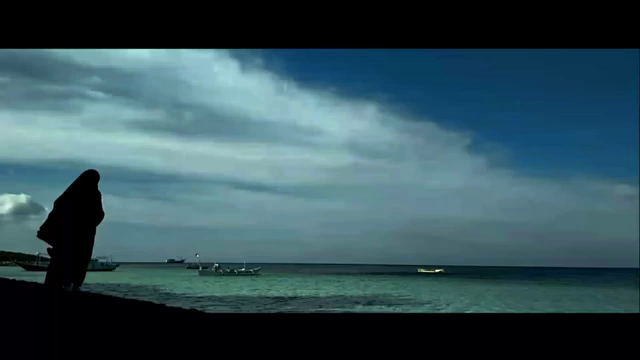
#> input picture frame 0 of P7/input.mp4, 640 x 360 px
$ python ppapa.py
#> lines starting #> are read from the running program, lines starting #| are printed output that depends on the picture

import cv2
import numpy as np
import matplotlib.pyplot as plt

def analisis_segmen(
    nama_video,
    waktu_awal,
    waktu_akhir
):

#> called with nama_video = 'input.mp4', waktu_awal = 0, waktu_akhir = 5
    video = cv2.VideoCapture(nama_video)

    fps = video.get(cv2.CAP_PROP_FPS)

    frame_awal = int(waktu_awal * fps)
    frame_akhir = int(waktu_akhir * fps)

    # Memulai pembacaan pada frame awal
    video.set(
        cv2.CAP_PROP_POS_FRAMES,
        frame_awal
    )

    frame_sebelumnya = None
    nilai_selisih = []

    indeks = frame_awal

    while indeks < frame_akhir:

        berhasil, frame = video.read()
#> frame is the input picture: shape (360, 640, 3); mean B, G, R 89, 80.8, 52.4

        if not berhasil:
            break

        # Mengubah frame menjadi grayscale
        gray = cv2.cvtColor(
            frame,
            cv2.COLOR_BGR2GRAY
        )
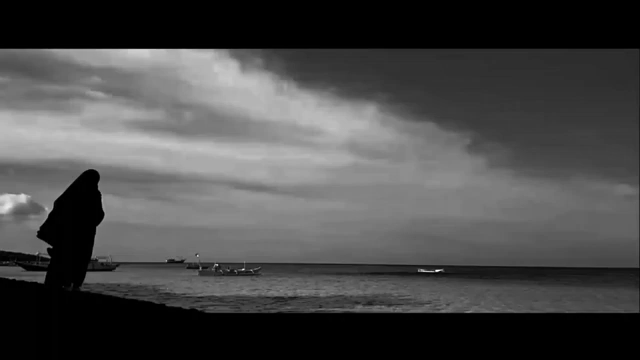
#> gray: shape (360, 640); min 0, max 252, mean 73.2

        if frame_sebelumnya is not None:

            # Menghitung selisih antar-frame
            selisih = cv2.absdiff(
                frame_sebelumnya,
                gray
            )

            rata_rata = np.mean(selisih)

            nilai_selisih.append(rata_rata)

        frame_sebelumnya = gray

        indeks += 1

    video.release()

    return nilai_selisih


# Analisis segmen statis
statis = analisis_segmen(
    "input.mp4",
    0,
    5
)

# Analisis segmen dinamis
dinamis = analisis_segmen(
    "input.mp4",
    10,
    15
)

# Menampilkan rata-rata hasil analisis
print("\nPERBANDINGAN SEGMEN VIDEO")

print(
    "Rata-rata segmen statis:",
    np.mean(statis)
)

print(
    "Rata-rata segmen dinamis:",
    np.mean(dinamis)
)

# Membuat grafik perbandingan
plt.figure(figsize=(10, 5))

plt.plot(
    statis,
    label="Segmen Statis"
)

plt.plot(
    dinamis,
    label="Segmen Dinamis"
)

plt.title("Perbandingan Redundansi Temporal")
plt.xlabel("Urutan Frame")
plt.ylabel("Rata-rata Selisih Piksel")

plt.legend()
plt.grid(True)
plt.tight_layout()

plt.savefig("hasil/perbandingan_segmen.png")
plt.show()
